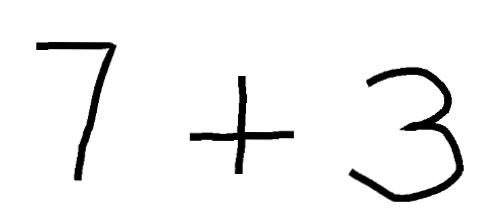
#> input picture test2.jpg, 483 x 219 px
$ python -i CNN_test.py   (imports and definitions only)
#> lines starting #> are read from the running program, lines starting #| are printed output that depends on the picture; after the words box and inside, x2 and y2 are one past the last pixel; in counts of white or black regions, pixels touching at a corner belong together
#> further down, picture is the input picture: shape (219, 483, 3); min 0, max 255, mean 241.6
from keras import backend as k
from keras.models import model_from_json
import cv2
import numpy as np
# [3 lines not run here, left out]
# [1 line that did not run here, left out]
# [1 line not run here, left out]
# [1 line that did not run here, left out]
# load weights into new model
# [1 line not run here, left out]

def predict(img):
    if img is not None:
        # invert image
        img = ~img
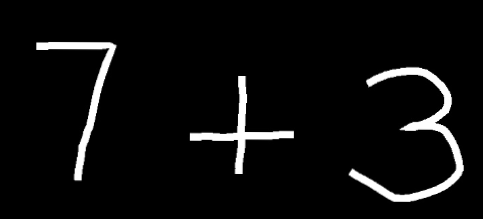
#> img: shape (219, 483, 3); min 0, max 255, mean 13.4
        ret, thresh = cv2.threshold(img, 127, 255, cv2.THRESH_BINARY)
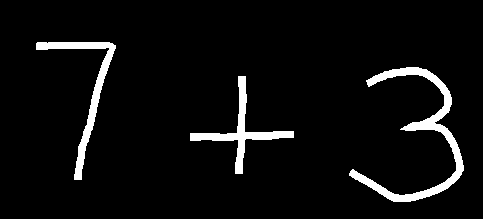
#> thresh: shape (219, 483, 3); 5.3% white; 3 white regions, box (x1, y1, x2, y2) and area: (349, 67, 464, 202) 2549, (36, 42, 116, 180) 1559, (190, 76, 294, 174) 1463
#> (the run stopped early here; a loop or call above may not have finished)

$ run again, on test3.jpg
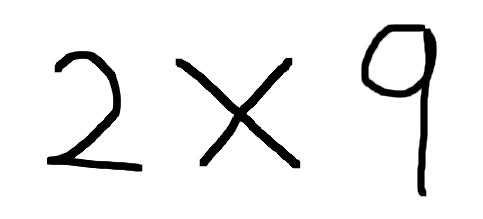
#> input picture test3.jpg, 483 x 219 px
#> picture is the input picture: shape (219, 483, 3); min 0, max 255, mean 237.1
#> in predict, `img = ~img`:
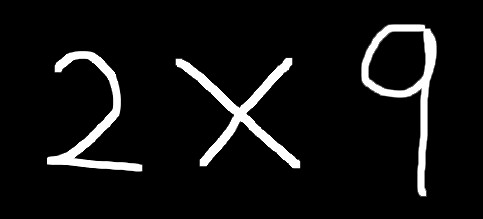
#> img: shape (219, 483, 3); min 0, max 255, mean 17.9
#> in predict, `ret, thresh = cv2.threshold(img, 127, 255, cv2.THRESH_BINARY)`:
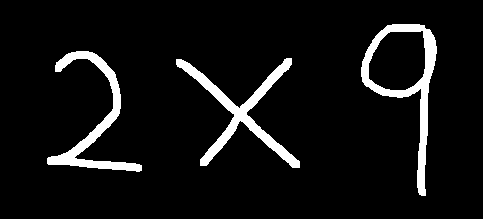
#> thresh: shape (219, 483, 3); 7% white; 3 white regions, box (x1, y1, x2, y2) and area: (361, 24, 437, 196) 2601, (176, 58, 300, 168) 2598, (47, 51, 142, 172) 2253
